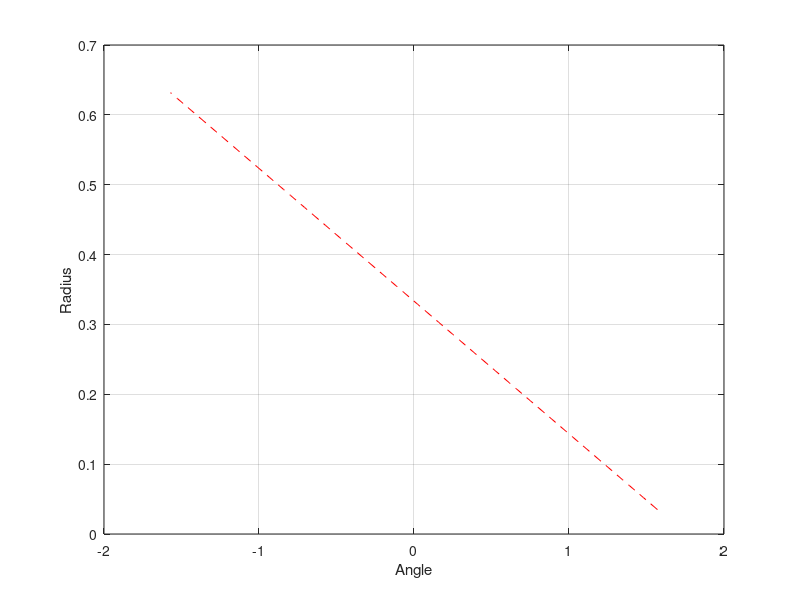
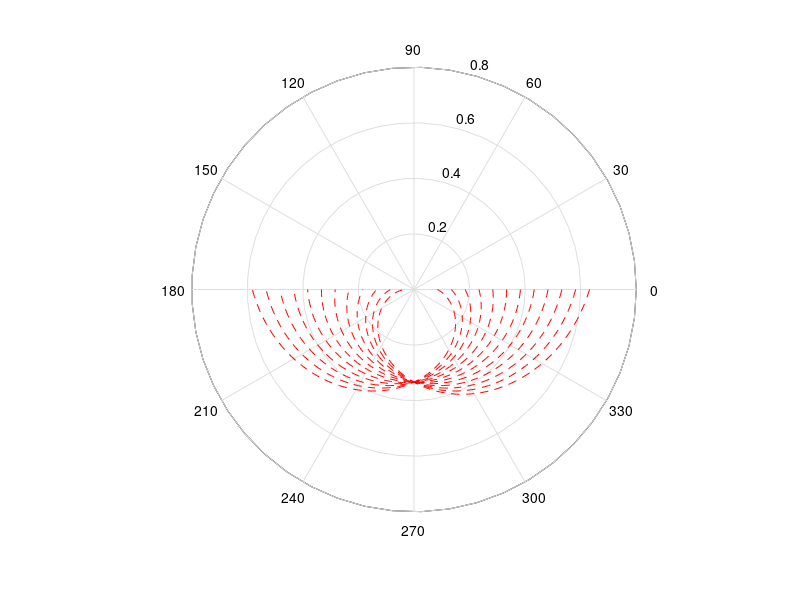

Reproduce these figures in MATLAB, in order.
clc
clear all
close all



q1 = linspace(pi/2, -pi/2, 70);

rA = 1/3;
rB = 0.19;
r = rA  - rB*(q1);

figure(1)
plot(q1, r, '--r')
grid on
xlabel('Angle');  ylabel('Radius')


for i = -0.19 : 0.0316667 : 0.19
    %i = -0.095;
    r = rA - i*q1;
    
    figure(2)
    polar(q1-pi/2, r, '--r')
    hold on
    pause(0.5)
end
